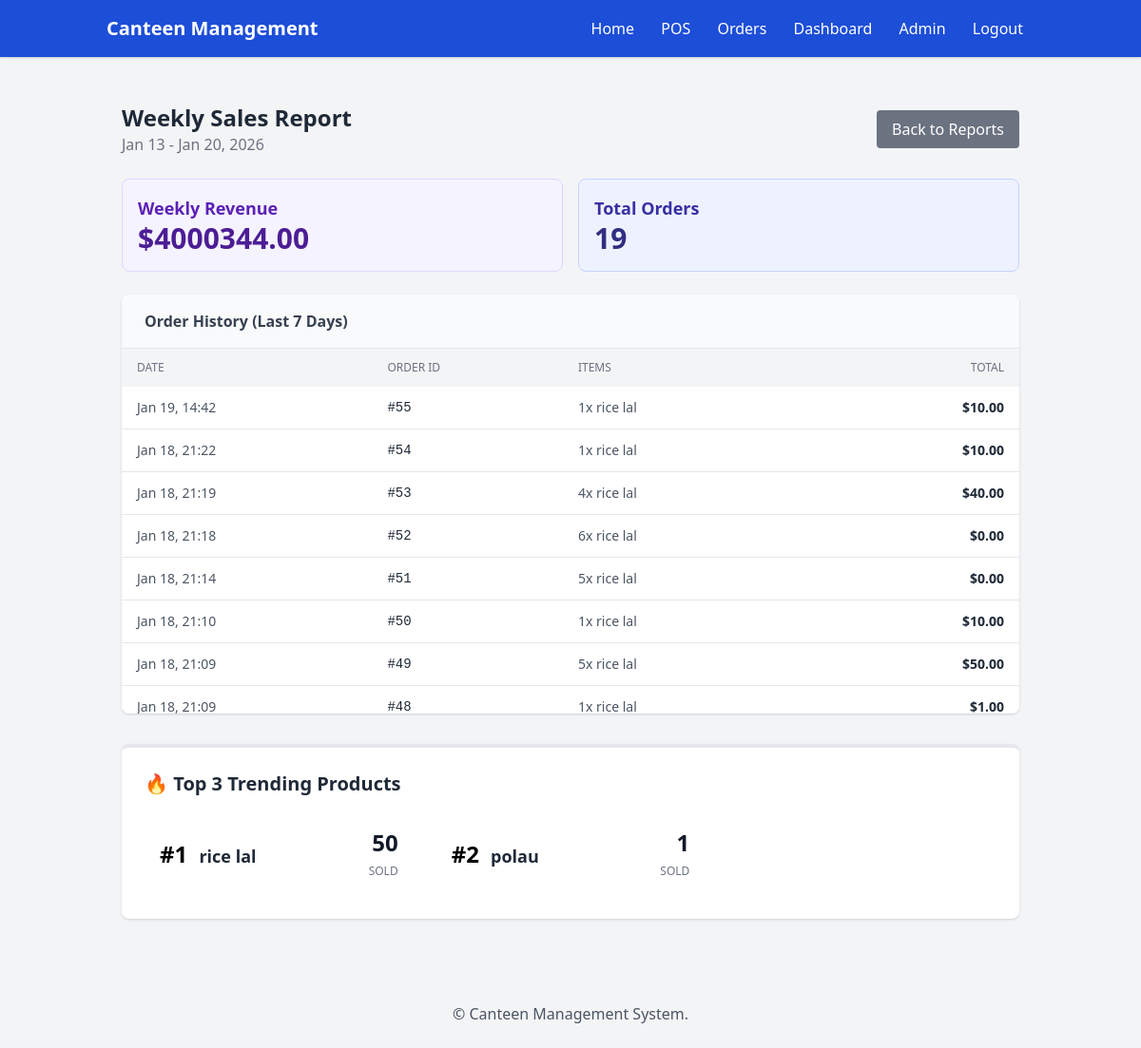
Before: /report/weekly-sales/ (signed in) with the older database file.
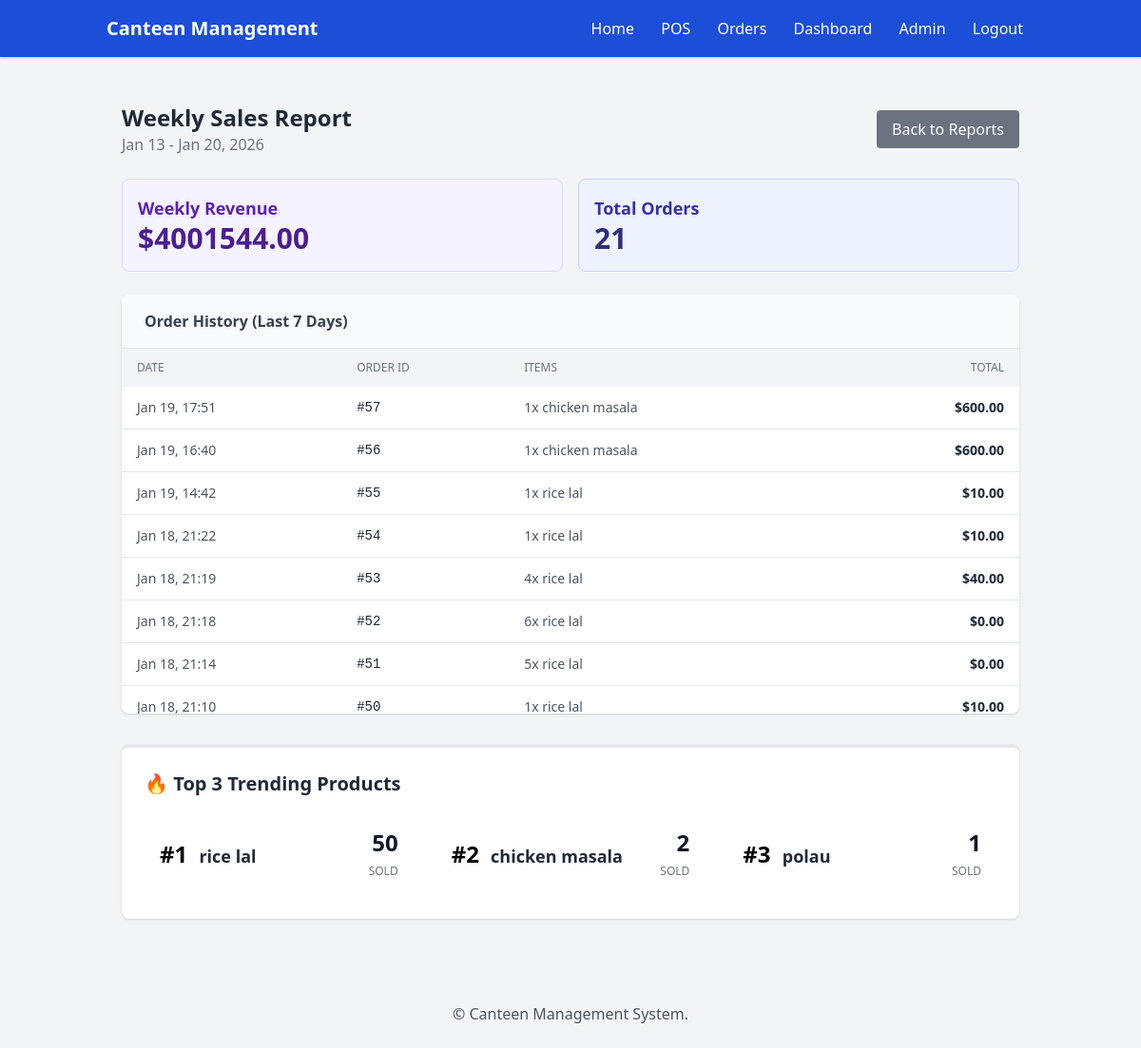
After: the same page with the newer database file.
### canteen/models.py (models this page shows, shortened)
class Order(models.Model):
    created_at = models.DateTimeField(auto_now_add=True)
    cashier = models.ForeignKey(User, on_delete=models.SET_NULL, null=True, blank=True)
    order_type = models.CharField(max_length=20, choices=ORDER_TYPE_CHOICES, default='takeaway')
    discount_amount = models.DecimalField(max_digits=9, decimal_places=2, default=0)
    is_paid = models.BooleanField(default=False)
    cancelled = models.BooleanField(default=False)
    cancel_reason = models.TextField(blank=True)
    total_amount = models.DecimalField(max_digits=10, decimal_places=2, default=0)

class OrderItem(models.Model):
    order = models.ForeignKey(Order, on_delete=models.CASCADE, related_name='items')
    product = models.ForeignKey(Product, on_delete=models.PROTECT)
    quantity = models.PositiveIntegerField(default=1)
    unit_price = models.DecimalField(max_digits=9, decimal_places=2)

class Product(models.Model):
    category = models.ForeignKey(Category, on_delete=models.SET_NULL, null=True, blank=True, related_name='products')
    name = models.CharField(max_length=200)
    description = models.TextField(blank=True)
    price = models.DecimalField(max_digits=9, decimal_places=2)
    image = models.ImageField(upload_to='products/', blank=True, null=True)
    in_stock = models.BooleanField(default=True)
    stock_qty = models.IntegerField(default=0)  # inventory count
    tags = models.CharField(max_length=200, blank=True)  # optional tags
    LOW_STOCK_LIMIT = 5  # threshold for low stock alert

### canteen/views.py (the view)
# urls.py: path('report/weekly-sales/', views.weekly_sales_detail, name='weekly_sales_detail'),
@login_required
def weekly_sales_detail(request):
    today = timezone.localdate()
    start_date = today - timedelta(days=7)  # Get date 7 days ago
    orders = Order.objects.filter(
        created_at__date__range=[start_date, today],
        is_paid=True,
        cancelled=False
    ).order_by('-created_at')
    total_sales = sum(o.total_amount for o in orders)
    order_count = orders.count()
    product_sales = {}
    for order in orders:
        for item in order.items.all():
            name = item.product.name
            qty = item.quantity
            product_sales[name] = product_sales.get(name, 0) + qty
    trending_products = sorted(product_sales.items(), key=lambda x: x[1], reverse=True)[:3]
    context = {
        'start_date': start_date,
        'end_date': today,
        'orders': orders,
        'total_sales': total_sales,
        'order_count': order_count,
        'trending_products': trending_products,
    }
    return render(request, 'canteen/weekly_sales_detail.html', context)

### canteen/templates/canteen/weekly_sales_detail.html (shortened to what the changed rows need)
{% extends 'canteen/base.html' %}
{% block content %}
<div class="container mx-auto px-4 py-6">
    <div class="flex justify-between items-center mb-6">
        <div>
            <h2 class="text-2xl font-bold text-gray-800">Weekly Sales Report</h2>
        </div>
    </div>
    <div class="grid grid-cols-1 md:grid-cols-2 gap-4 mb-6">
        <div class="bg-purple-50 p-4 rounded-lg border border-purple-200">
            <h3 class="text-lg font-semibold text-purple-800">Weekly Revenue</h3>
            <p class="text-3xl font-bold text-purple-900">${{ total_sales }}</p>
        </div>
        <div class="bg-indigo-50 p-4 rounded-lg border border-indigo-200">
            <h3 class="text-lg font-semibold text-indigo-800">Total Orders</h3>
            <p class="text-3xl font-bold text-indigo-900">{{ order_count }}</p>
        </div>
    </div>
    <div class="bg-white shadow rounded-lg overflow-hidden mb-8">
        <div class="overflow-x-auto h-96 overflow-y-scroll">
            <table class="min-w-full bg-white">
                <thead class="bg-gray-100 sticky top-0">
                    <tr>
                        <th class="py-3 px-4 text-left text-xs font-medium text-gray-500 uppercase">Date</th>
                        <th class="py-3 px-4 text-left text-xs font-medium text-gray-500 uppercase">Order ID</th>
                        <th class="py-3 px-4 text-left text-xs font-medium text-gray-500 uppercase">Items</th>
                        <th class="py-3 px-4 text-right text-xs font-medium text-gray-500 uppercase">Total</th>
                    </tr>
                </thead>
                <tbody class="divide-y divide-gray-200">
                    {% for order in orders %}
                    <tr class="hover:bg-gray-50">
                        <td class="py-3 px-4 text-sm text-gray-600 whitespace-nowrap">
                            {{ order.created_at|date:"M j, H:i" }}
                        </td>
                        <td class="py-3 px-4 text-sm font-mono text-gray-800">#{{ order.id }}</td>
                        <td class="py-3 px-4 text-sm text-gray-600">
                            {% for item in order.items.all %}
                                {{ item.quantity }}x {{ item.product.name }}{% if not forloop.last %}, {% endif %}
                            {% endfor %}
                        </td>
                        <td class="py-3 px-4 text-sm font-bold text-right text-gray-800">
                            ${{ order.total_amount }}
                        </td>
                    </tr>
                    {% empty %}
                    <tr>
                        <td colspan="4" class="text-center py-6 text-gray-500">No sales in the last 7 days.</td>
                    </tr>
                    {% endfor %}
                </tbody>
            </table>
        </div>
    </div>
    <div class="bg-white shadow rounded-lg p-6 border-t-4 border-orange-400">
        <div class="grid grid-cols-1 md:grid-cols-3 gap-6">
            {% for name, qty in trending_products %}
            <div class="flex items-center justify-between p-4 bg-orange-50 rounded-lg">
                <div>
                    <span class="text-2xl font-bold text-orange-500 mr-2">#{{ forloop.counter }}</span>
                    <span class="font-semibold text-gray-800 text-lg">{{ name }}</span>
                </div>
                <div class="text-right">
                    <span class="block text-2xl font-bold text-gray-900">{{ qty }}</span>
                    <span class="text-xs text-gray-500 uppercase">Sold</span>
                </div>
            </div>
            {% empty %}
            <p class="text-gray-500">No trending data available yet.</p>
            {% endfor %}
        </div>
    </div>
</div>
{% endblock %}

Changed rows visible on the page:
no longer on this page (row unchanged): Order: created_at "Jan 18, 21:09", id "49", total_amount "50.00"
no longer on this page (row unchanged): OrderItem: quantity "5", product.name "rice lal", shown under "Jan 18, 21:09"
no longer on this page (row unchanged): Order: created_at "Jan 18, 21:09", id "48", total_amount "1.00"
no longer on this page (row unchanged): OrderItem: quantity "1", product.name "rice lal", shown under "Jan 18, 21:09"
added Order: created_at "Jan 19, 17:51", id "57", total_amount "600.00"
added OrderItem: quantity "1", product.name "chicken masala", shown under "Jan 19, 17:51"
added Order: created_at "Jan 19, 16:40", id "56", total_amount "600.00"
added OrderItem: quantity "1", product.name "chicken masala", shown under "Jan 19, 16:40"
now on this page (row edited): Product: trending_products "chicken masala"
Other visible differences:
{{ total_sales }}: "4000344.00" → "4001544.00"
{{ order_count }}: "19" → "21"
new list line: "# 2 2 SOLD"
